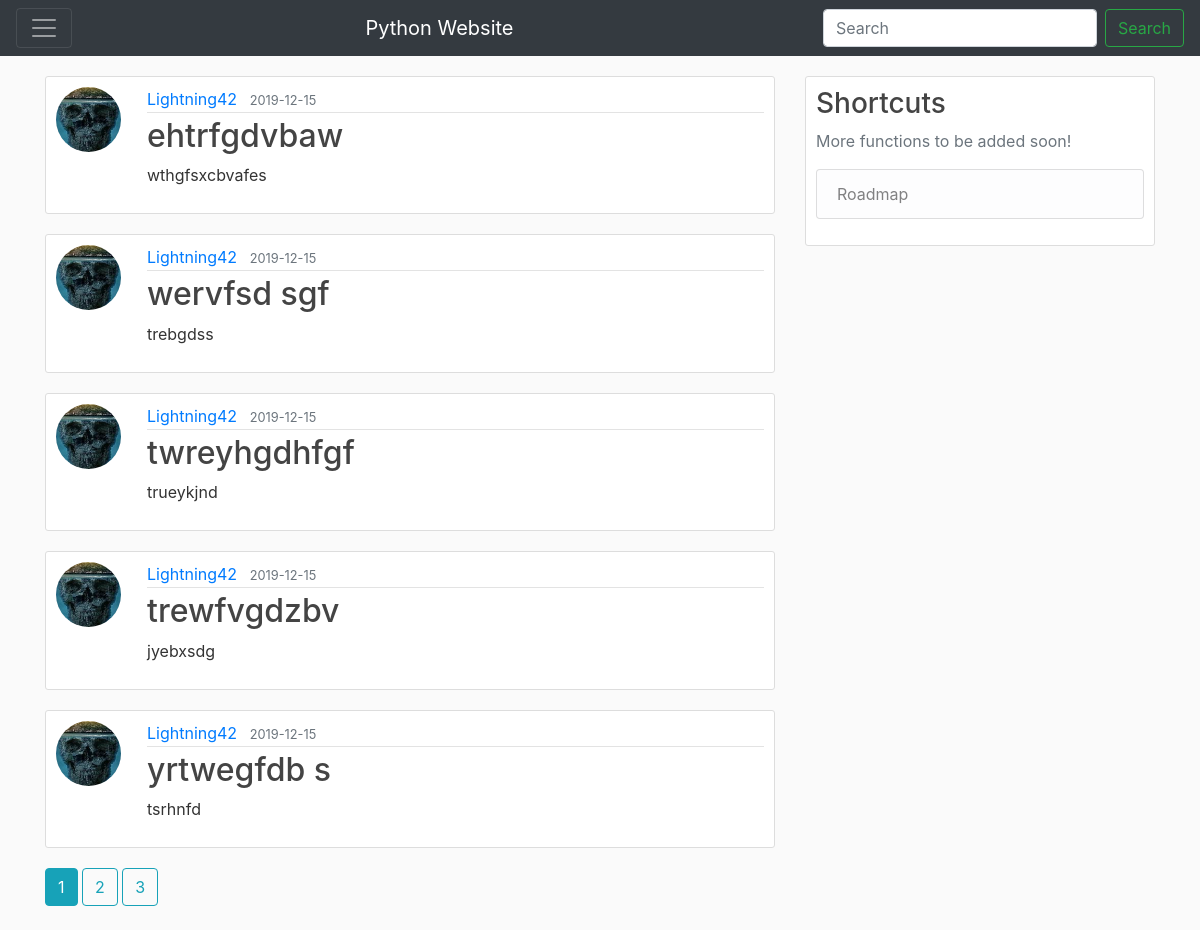
The page /home on the database its author committed.
### flaskblog/models.py (models this page shows, shortened)
class Post(db.Model):
    id = db.Column(db.Integer, primary_key=True)
    title = db.Column(db.String(100), nullable=False)
    date_posted = db.Column(db.DateTime, nullable=False, default=datetime.utcnow)
    content = db.Column(db.Text, nullable=False)
    user_id = db.Column(db.Integer, db.ForeignKey('user.id'), nullable=False)

class User(db.Model, UserMixin):
    id = db.Column(db.Integer, primary_key=True)
    username = db.Column(db.String(20), unique=True, nullable=False)
    email = db.Column(db.String(120), unique=True, nullable=False)
    image_file = db.Column(db.String(20), nullable=False, default='default.jpg')
    password = db.Column(db.String(60), nullable=False)
    posts = db.relationship('Post', backref='author', lazy=True)

### flaskblog/routes.py (the view)
@app.route("/")
@app.route("/home")
def home():
    page = request.args.get('page', 1, type=int)
    posts = Post.query.order_by(Post.date_posted.desc()).paginate(page=page, per_page=5)
    return render_template('home.html', posts=posts)

### flaskblog/templates/home.html
{% extends "layout.html" %}
{% block content %}
    {% for post in posts.items %}
        <article class="media content-section">
          <img class="rounded-circle article-img" src="{{ url_for('static', filename='profile_pics/' + post.author.image_file) }}">
          <div class="media-body">
            <div class="article-metadata">
              <a class="mr-2" href="{{ url_for('user_posts', username=post.author.username) }}">{{ post.author.username }}</a>
              <small class="text-muted">{{ post.date_posted.strftime('%Y-%m-%d') }}</small>
            </div>
            <h2><a class="article-title" href="{{ url_for('post', post_id=post.id) }}">{{ post.title }}</a></h2>
            <p class="article-content">{{ post.content }}</p>
          </div>
        </article>
    {% endfor %}
    {% for page_num in posts.iter_pages(left_edge=1, right_edge=1, left_current=1, right_current=2) %}
      {% if page_num %}
        {% if posts.page == page_num %}
          <a class="btn btn-info mb-4" href="{{ url_for('home', page=page_num) }}">{{ page_num }}</a>
        {% else %}
          <a class="btn btn-outline-info mb-4" href="{{ url_for('home', page=page_num) }}">{{ page_num }}</a>
        {% endif %}
      {% else %}
        ...
      {% endif %}
    {% endfor %}
{% endblock content %}

### flaskblog/templates/layout.html (shortened to what this page needs)
<!DOCTYPE html>
<html lang="en-gb">
<head>
   <link rel="stylesheet" href="https://stackpath.bootstrapcdn.com/bootstrap/4.3.1/css/bootstrap.min.css">
    <link rel="stylesheet" href="https://stackpath.bootstrapcdn.com/bootstrap/4.3.1/css/bootstrap.min.css">
    <link rel="stylesheet" type="text/css" href="{{ url_for('static', filename='main.css') }}">
</head>
<body>
    <nav class="header navbar navbar-expand-lm navbar-dark bg-dark">
      <button class="navbar-toggler" type="button" data-toggle="collapse" data-target="#navbarSupportedContent" aria-controls="navbarSupportedContent" aria-expanded="false" aria-label="Toggle navigation">
        <span class="navbar-toggler-icon"></span>
      </button>
      <a class="navbar-brand" href="{{ url_for('home') }}">Python Website</a>
        <form class="form-inline my-2 my-lg-0">
          <input class="form-control mr-sm-2" type="search" placeholder="Search" aria-label="Search">
          <button class="btn btn-outline-success my-2 my-sm-0" type="submit">Search</button>
        </form>
    </nav>
    <main role="main" class="container">
      <div class="row">
        <div class="col-md-8">
          {% block content %}{% endblock %}
        </div>
        <div class="col-md-4">
          <div class="content-section">
            <h3>Shortcuts</h3>
              <p class='text-muted'>More functions to be added soon!
              <ul class="list-group">
                <li class="list-group-item list-group-item-light">Roadmap</li>
              </ul>
            </p>
          </div>
        </div>
      </div>
    </main>
</body>
</html>

### flaskblog/static/main.css (style rules this page uses)
.header { margin-bottom: 20px; }
body { background: #fafafa; color: #333333; margin-top: 0rem; }
h1, h2, h3, h4, h5, h6 { color: #444444; }
.content-section { background: #ffffff; padding: 10px 10px; border: 1px solid #dddddd; border-radius: 3px; margin-bottom: 20px; }
.rounded-circle { width: 75px; height: 75px; }
.media-body { margin-left: 10px; }
.article-title { color: #444444; }
.article-content { white-space: pre-line; }
.article-img { height: 65px; width: 65px; margin-right: 16px; }
.article-metadata { padding-bottom: 1px; margin-bottom: 4px; border-bottom: 1px solid #e3e3e3 }

### rows shown on the page
Post: image_file (picture), author.username "Lightning42", date_posted "2019-12-15", title "ehtrfgdvbaw", content "wthgfsxcbvafes"
Post: image_file (picture), author.username "Lightning42", date_posted "2019-12-15", title "wervfsd sgf", content "trebgdss"
Post: image_file (picture), author.username "Lightning42", date_posted "2019-12-15", title "twreyhgdhfgf", content "trueykjnd"
Post: image_file (picture), author.username "Lightning42", date_posted "2019-12-15", title "trewfvgdzbv", content "jyebxsdg"
Post: image_file (picture), author.username "Lightning42", date_posted "2019-12-15", title "yrtwegfdb s", content "tsrhnfd"

### other values the page prints
{{ page_num }} "1"
{{ page_num }} "2" "3"
